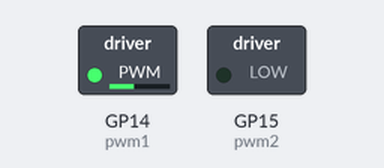
The program below on a simulated Raspberry Pi Pico running MicroPython. On the bench: switched loads named in the program (green lamp = pin HIGH). At 2.0 s the program stops and its outputs stay as they are.

Above: at 0.1 s.
At 1.1 s:
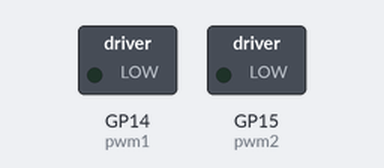
Timing chart, 0 to 2.6 s (numbered marks = the images above):
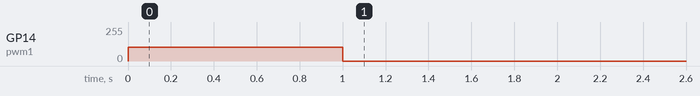

The program:

motor-drv8835.py
```python
from machine import Pin, PWM
import time

pwm1 = PWM(Pin(14), freq=500)
pwm2 = PWM(Pin(15), freq=500)

pwm1_duty = int(0.4 * 65535)
pwm2_duty = 0

pwm1.duty_u16(pwm1_duty)
pwm2.duty_u16(pwm2_duty)

time.sleep(1)

pwm1.duty_u16(0)
pwm2.duty_u16(0)

time.sleep(1)

pwm1.deinit()
pwm2.deinit()
```

Measured:
- by itself, GP14 (pwm1): 0/255 → 102/255 at 0.00 s, → 0/255 1.0 s later
